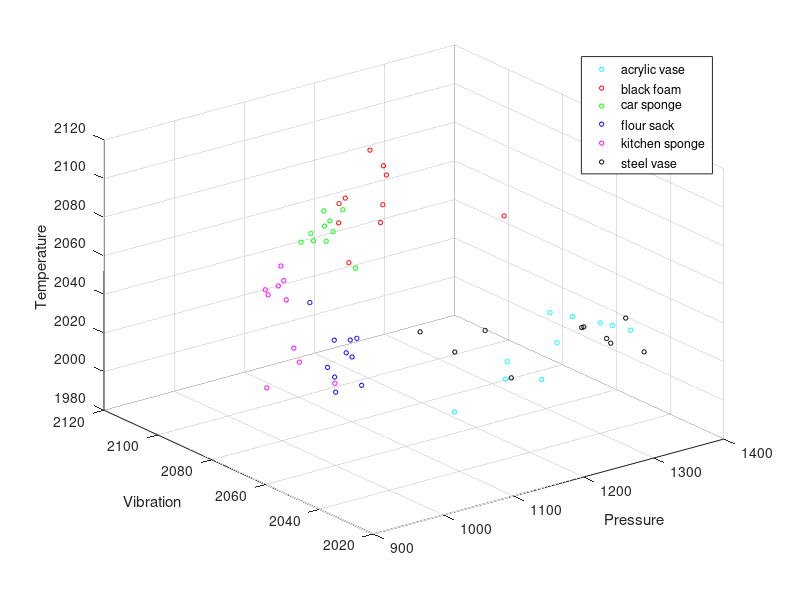

MATLAB code for this plot:
clc;clear;

load('F0_PVT.mat');

colours = {'c', 'r', 'g', 'b', 'm', 'k'};

for i=1:length(colours)
    scatter3(data.pressures(1+10*(i-1):10*i), data.vibrations(1+10*(i-1):10*i), data.temperatures(1+10*(i-1):10*i),10,colours{i});
    hold on
end

xlabel('Pressure');
ylabel('Vibration');
zlabel('Temperature');
legend({'acrylic vase', 'black foam', 'car sponge', 'flour sack', 'kitchen sponge', 'steel vase'});
savefig('pvt_scatter_plot');